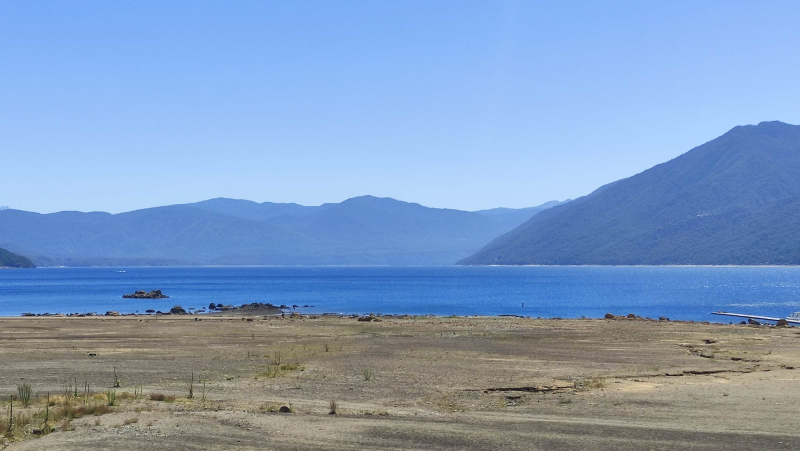
#> input picture docs/footage/wikimedia/lago_caburgua_2022.jpg, 1600 x 901 px (shown at 1/2 size)
$ python generate_assets.py
#> lines starting #> are read from the running program, lines starting #| are printed output that depends on the picture
"""Genera assets visuales para la presentación: composiciones, infografías,
animaciones y la serie larga de precipitación con datos hasta 2025.

Salidas en docs/assets/:
  - antes_despues_lago.jpg          comparación 2019 / 2022 / 2024
  - infografia_atribucion.png       80/20 megasequía vs dique
  - cota_animada.gif                cota del lago año a año
  - precip_larga_1950_2025.png      serie completa con eventos y El Niño/La Niña
  - precip_productos.png            CR2 estaciones vs ERA5 (honestidad de datos)
  - timeline_conflicto.png          línea de tiempo del conflicto

Paleta y estilo consistentes con docs/story.html
"""
from __future__ import annotations
import sys
from pathlib import Path

import matplotlib.pyplot as plt
import matplotlib.font_manager as fm
import numpy as np
import pandas as pd
from PIL import Image, ImageDraw, ImageFont

sys.stdout.reconfigure(encoding="utf-8")

ROOT = Path(__file__).resolve().parents[1]
ASSETS = ROOT / "docs" / "assets"
ASSETS.mkdir(parents=True, exist_ok=True)
DATA = ROOT / "data" / "processed"
FOOTAGE = ROOT / "docs" / "footage"

# Paleta
C_BG = "#0e1a24"
C_PANEL = "#142434"
C_FG = "#e8eef5"
C_MUTED = "#7c8fa1"
C_ACC = "#4aa3df"
C_BAD = "#c0392b"
C_OK = "#27ae60"
C_WARN = "#e6a23c"

plt.rcParams.update({
    "figure.facecolor": C_BG,
    "axes.facecolor": C_BG,
    "savefig.facecolor": C_BG,
    "text.color": C_FG,
    "axes.labelcolor": C_MUTED,
    "xtick.color": C_MUTED,
    "ytick.color": C_MUTED,
    "axes.edgecolor": "#1f3245",
    "font.size": 11,
})


def fuente(size: int) -> ImageFont.FreeTypeFont:
    for name in ("arial.ttf", "Arial.ttf", "DejaVuSans.ttf"):
        try:
            return ImageFont.truetype(name, size)
        except OSError:
            continue
    return ImageFont.load_default()


# ---------- 1. Antes/después triple ----------------------------------------

def antes_despues() -> Path | None:
    specs = [
        (FOOTAGE / "wikimedia" / "caburgua_playa_2019_01.jpg",
         "2019", "Estado normal", "agua hasta la orilla"),
        (FOOTAGE / "wikimedia" / "lago_caburgua_2022.jpg",
         "2022", "Sequia profunda", "300 m de playa expuesta"),
        (FOOTAGE / "prensa" / "terram_2024_recuperacion.jpg",
         "2024", "Recuperacion", "tras El Nino 2023-2024"),
    ]
    target_h = 600
    panels, metas = [], []
    for p, *meta in specs:
        if not p.exists():
            continue
        img = Image.open(p).convert("RGB")
        ratio = target_h / img.height
        img = img.resize((int(img.width * ratio), target_h), Image.Resampling.LANCZOS)
        crop_w = min(img.width, target_h * 4 // 3)
        x = (img.width - crop_w) // 2
        panels.append(img.crop((x, 0, x + crop_w, target_h)))
        metas.append(meta)
    if not panels:
        return None
    pw = panels[0].width
    margin = 16
    canvas = Image.new("RGB", (pw * 3 + margin * 2, target_h + 130), C_BG)
    draw = ImageDraw.Draw(canvas)
    for i, (img, (year, titulo, sub)) in enumerate(zip(panels, metas)):
        x = i * (pw + margin)
        canvas.paste(img, (x, 90))
        draw.rectangle([x, 0, x + pw, 88], fill=C_PANEL)
        draw.text((x + 16, 10), year, fill=C_ACC, font=fuente(40))
        draw.text((x + 135, 22), titulo, fill=C_FG, font=fuente(22))
        draw.text((x + 135, 54), sub, fill=C_MUTED, font=fuente(15))
    draw.text((16, target_h + 100),
              "Fuentes: Wikimedia Commons (CC BY-SA) - Terram",
              fill=C_MUTED, font=fuente(12))
    out = ASSETS / "antes_despues_lago.jpg"
    canvas.save(out, quality=88, optimize=True)
    return out


# ---------- 2. Infografía de atribución ------------------------------------

def infografia_atribucion() -> Path:
    fig, ax = plt.subplots(figsize=(10, 6.5))
    sizes = [80, 20]
    colors = [C_BAD, C_WARN]
    ax.pie(sizes, colors=colors, startangle=90,
           wedgeprops=dict(width=0.35, edgecolor=C_BG, linewidth=3),
           counterclock=False)
    ax.text(0, 0.05, "80 / 20", ha="center", va="center",
            fontsize=42, fontweight="bold", color=C_FG)
    ax.text(0, -0.18, "atribucion estimada", ha="center", va="center",
            fontsize=13, color=C_MUTED)
    ax.text(1.55, 0.55, "MEGASEQUIA", color=C_BAD, fontsize=14, fontweight="bold")
    ax.text(1.55, 0.36, "≈ 80 %", color=C_FG, fontsize=22, fontweight="bold")
    ax.text(1.55, 0.18, "Caida -34% precipitacion\nestacion Lago Caburga (CR2)\n\n"
                        "Cobertura nieve 56% -> 27%",
            color=C_MUTED, fontsize=10, va="top")
    ax.text(1.55, -0.5, "DIQUE TRAFAMPULLI", color=C_WARN, fontsize=14, fontweight="bold")
    ax.text(1.55, -0.69, "≈ 20 %", color=C_FG, fontsize=22, fontweight="bold")
    ax.text(1.55, -0.87, "Aporte historico estimado:\n0.3 m3/s (U. Chile) a\n1-2 m3/s (U. Austral)",
            color=C_MUTED, fontsize=10, va="top")
    fig.suptitle("Que causo el descenso del Lago Caburga?",
                 color=C_FG, fontsize=18, fontweight="bold", y=0.97)
    fig.text(0.5, 0.03, "Modelo de balance hidrico calibrado contra U. Chile 2022 (McPhee et al.)",
             color=C_MUTED, fontsize=9, ha="center")
    ax.set_xlim(-1.3, 3.4)
    ax.set_ylim(-1.3, 1.3)
    ax.axis("off")
    out = ASSETS / "infografia_atribucion.png"
    fig.savefig(out, dpi=140, bbox_inches="tight")
    plt.close(fig)
    return out


# ---------- 3. Serie larga 1950-2025 (Open-Meteo) --------------------------

def precip_larga() -> Path | None:
    f = DATA / "openmeteo_precip_anual.csv"
    if not f.exists():
        return None
    df = pd.read_csv(f, index_col="año")
    cab = df["Lago Caburga"].dropna()

    fig, ax = plt.subplots(figsize=(12, 5.5))
    baseline = cab.loc[:2009].mean()
    colors = [C_BAD if v < baseline else C_ACC for v in cab.values]
    ax.bar(cab.index, cab.values, color=colors, alpha=0.8, width=0.8)
    ax.axhline(baseline, color=C_FG, lw=1, ls="--", alpha=0.6,
               label=f"Promedio 1950-2009 ({baseline:.0f} mm)")

    # Media móvil 5 años
    roll = cab.rolling(5, center=True).mean()
    ax.plot(roll.index, roll.values, color=C_WARN, lw=2.5, label="Media móvil 5 años")

    eventos = [(2007, "Dique"), (2010, "Megasequía"), (2022, "Cae dique"),
               (2023, "El Niño"), (2025, "La Niña")]
    for año, label in eventos:
        if cab.index.min() <= año <= cab.index.max():
            ax.axvline(año, color=C_MUTED, ls=":", alpha=0.5, lw=1)
            ax.text(año, cab.max() * 1.02, label, color=C_MUTED, fontsize=8,
                    ha="center", rotation=0)

    ax.set_title("Precipitación anual Lago Caburga 1950-2025 (Open-Meteo ERA5)",
                 color=C_FG, fontsize=15)
    ax.set_xlabel("Año")
    ax.set_ylabel("Precipitación (mm/año)")
    ax.legend(loc="lower left", fontsize=9, framealpha=0.3)
    ax.grid(axis="y", alpha=0.15)
    fig.tight_layout()
    out = ASSETS / "precip_larga_1950_2025.png"
    fig.savefig(out, dpi=140)
    plt.close(fig)
    return out


# ---------- 4. Comparación de productos de datos (honestidad) --------------

def precip_productos() -> Path | None:
    f_om = DATA / "openmeteo_precip_anual.csv"
    f_cr2 = DATA / "precipitacion_diaria_cuenca.csv"
    if not (f_om.exists() and f_cr2.exists()):
        return None
    om = pd.read_csv(f_om, index_col="año")["Lago Caburga"].dropna()
    cr2_df = pd.read_csv(f_cr2, parse_dates=["fecha"], index_col="fecha")
    cab_col = [c for c in cr2_df.columns if "Caburgua" in c and "Ojos" not in c][0]
    cr2 = cr2_df[cab_col].resample("YE").sum(min_count=330)
    cr2.index = cr2.index.year
    cr2 = cr2.dropna()

    fig, ax = plt.subplots(figsize=(12, 5.5))
    ax.plot(cr2.index, cr2.values, "o-", color=C_ACC, lw=1.8, ms=4,
            label="CR2 estación (medición directa)")
    ax.plot(om.index, om.values, "s-", color=C_WARN, lw=1.8, ms=3, alpha=0.8,
            label="Open-Meteo ERA5 (reanálisis ~25 km)")
    ax.axvline(2010, color=C_BAD, ls="--", alpha=0.5)
    ax.set_title("Dos productos de datos, dos magnitudes — honestidad metodológica",
                 color=C_FG, fontsize=15)
    ax.set_xlabel("Año")
    ax.set_ylabel("Precipitación (mm/año)")
    ax.legend(loc="upper right", fontsize=9, framealpha=0.3)
    ax.grid(alpha=0.15)
    fig.text(0.5, 0.01,
             "La estación CR2 capta el descenso real en altura (-34%); ERA5 lo suaviza (-7%) "
             "por su resolución gruesa. Para terreno de montaña, la estación manda.",
             color=C_MUTED, fontsize=9, ha="center")
    fig.tight_layout(rect=(0, 0.04, 1, 1))
    out = ASSETS / "precip_productos.png"
    fig.savefig(out, dpi=140)
    plt.close(fig)
    return out


# ---------- 5. GIF animado de cota -----------------------------------------

def gif_cota() -> Path:
    import imageio.v3 as iio
    proxy = DATA / "nivel_caburga_proxy_anual.csv"
    if proxy.exists():
        H = pd.read_csv(proxy, index_col=0).iloc[:, 0]
    else:
        años = np.arange(2000, 2021)
        h = 9.6 - 0.234 * (años - 2005)
        H = pd.Series(h, index=años)
    años, cotas = H.index.values, H.values
    eventos = {2007: ("Dique", C_BAD), 2010: ("Megasequia", C_WARN), 2022: ("Dique cae", C_OK)}
    frames = []
    for n in range(1, len(años) + 1):
        fig, ax = plt.subplots(figsize=(10, 5))
        ax.plot(años[:n], cotas[:n], color=C_ACC, lw=2.5)
        ax.fill_between(años[:n], cotas[:n], cotas.min() - 1, alpha=0.2, color=C_ACC)
        ax.scatter(años[n-1], cotas[n-1], s=80, color=C_ACC, zorder=5,
                   edgecolor=C_FG, linewidth=2)
        for ev, (nombre, color) in eventos.items():
            if años[n-1] >= ev:
                ax.axvline(ev, color=color, ls="--", alpha=0.6, lw=1)
                ax.text(ev, cotas.max() + 0.3, nombre, color=color, fontsize=9,
                        ha="center", rotation=90, va="bottom")
        ax.text(0.95, 0.95, str(años[n-1]), transform=ax.transAxes, ha="right",
                va="top", fontsize=32, fontweight="bold", color=C_FG)
        ax.text(0.95, 0.85, f"H = {cotas[n-1]:.1f} m", transform=ax.transAxes,
                ha="right", va="top", fontsize=14, color=C_MUTED)
        ax.set_xlim(años.min() - 0.5, años.max() + 0.5)
        ax.set_ylim(cotas.min() - 1, cotas.max() + 1.5)
        ax.set_xlabel("Año"); ax.set_ylabel("Nivel limnimétrico (m)")
        ax.set_title("Lago Caburga — descenso del nivel 2000-2020", color=C_FG, fontsize=14)
        ax.grid(alpha=0.15)
        fig.tight_layout()
        fig.canvas.draw()
        frames.append(np.array(fig.canvas.renderer.buffer_rgba())[..., :3])
        plt.close(fig)
    frames.extend([frames[-1]] * 8)
    out = ASSETS / "cota_animada.gif"
    iio.imwrite(out, frames, duration=300, loop=0, plugin="pillow")
    return out


if __name__ == "__main__":
    for fn in (antes_despues, infografia_atribucion, precip_larga,
               precip_productos, gif_cota):
        try:
            r = fn()
            print(f"  {fn.__name__}: {r}")
        except Exception as e:
            print(f"  {fn.__name__}: ERROR {e}")
#> this loop made 5 passes
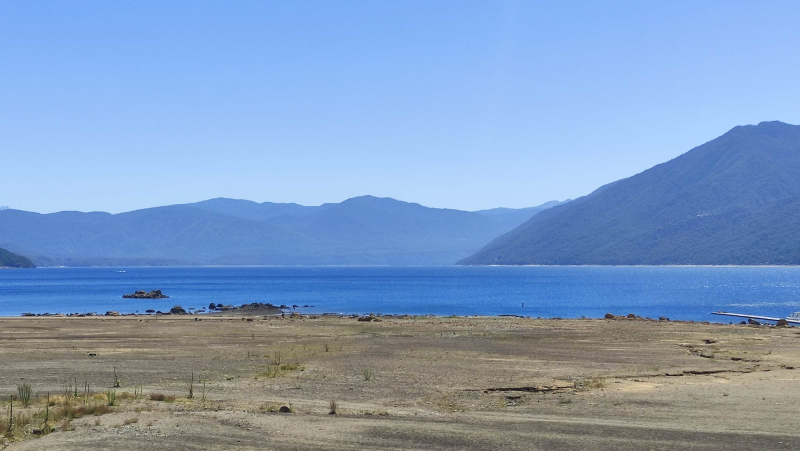
#> input picture docs/footage/wikimedia/lago_caburgua_2022.jpg, 1600 x 901 px (shown at 1/2 size)
#> pass 1, in antes_despues, `img = img.resize((int(img.width * ratio), target_h), Image.Resampling...`:
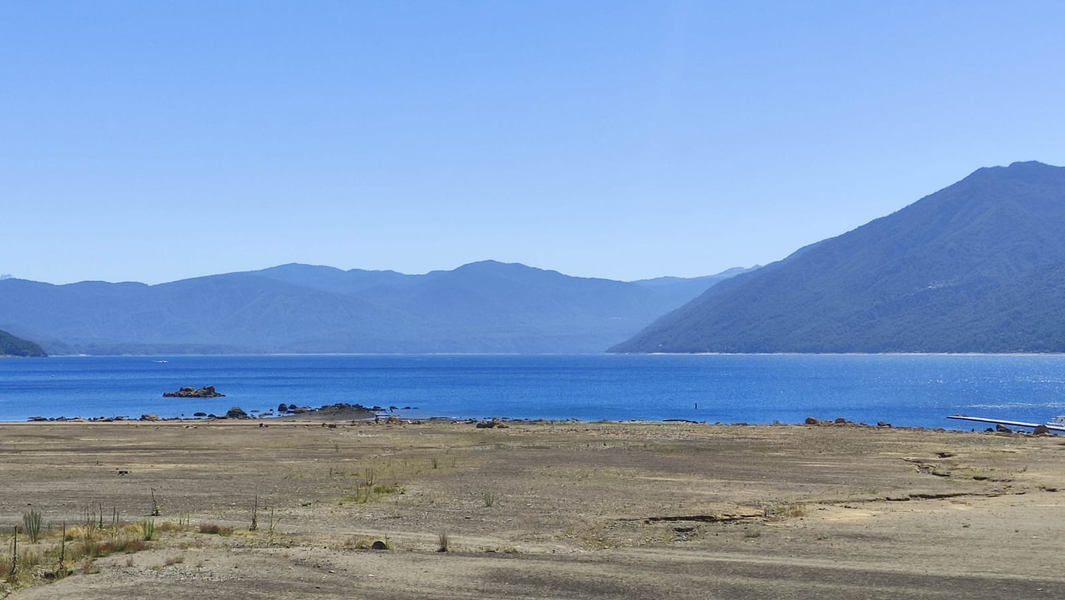
#> img: PIL image 1065x600 RGB; mean R, G, B 128.7, 155.9, 192.5
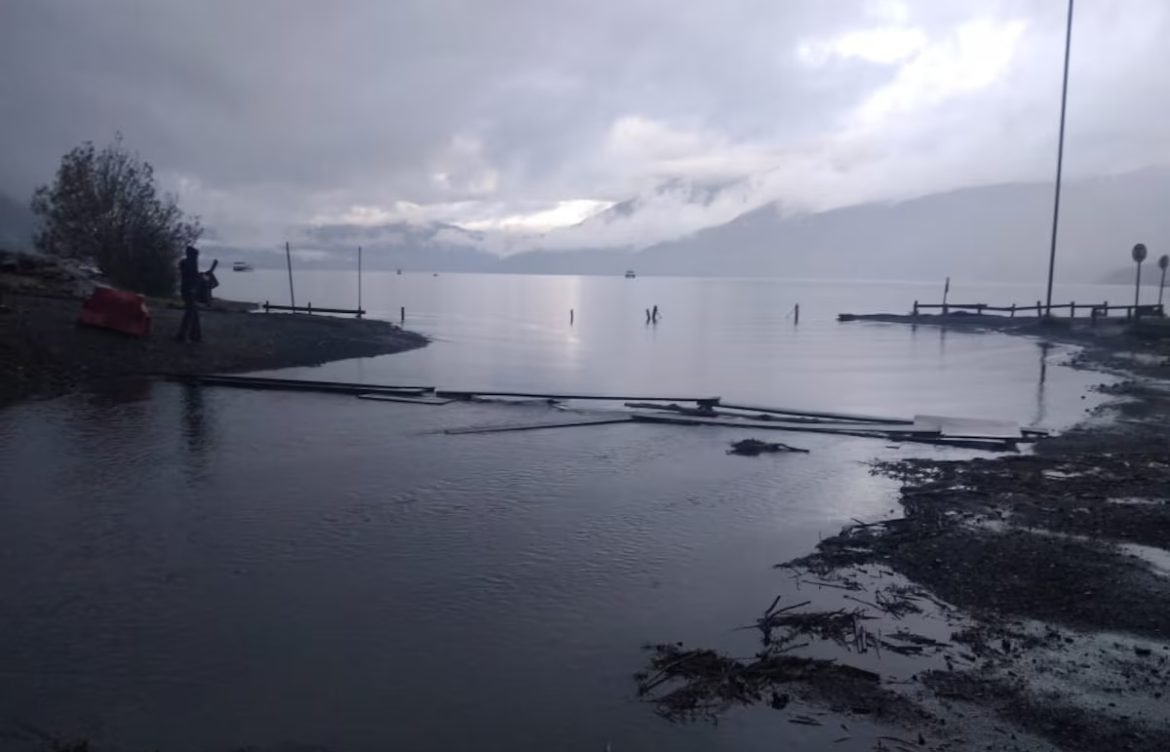
#> input picture docs/footage/prensa/terram_2024_recuperacion.jpg, 1170 x 752 px
#> pass 1, in antes_despues, `canvas = Image.new("RGB", (pw * 3 + margin * 2, target_h + 130), C_BG)`:
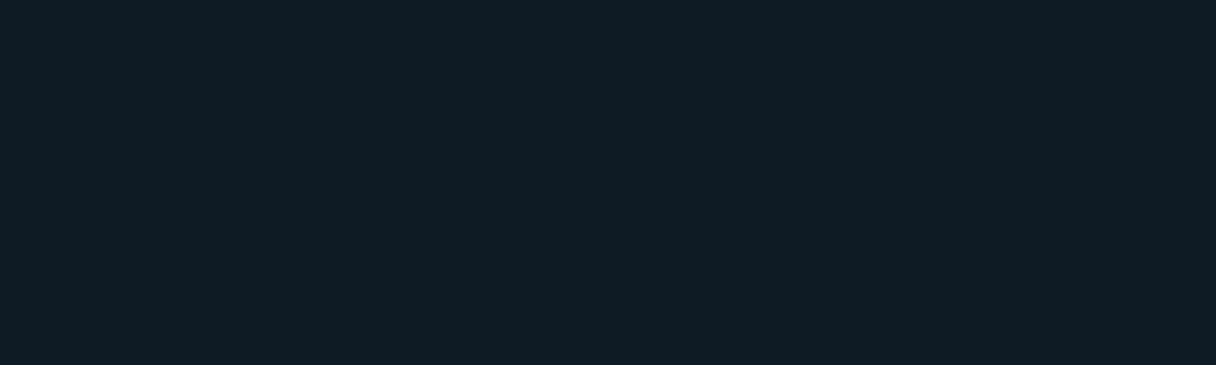
#> canvas: PIL image 2432x730 RGB (shown at 1/2 size); mean R, G, B 14, 26, 36
#> pass 1, in antes_despues, `canvas.save(out, quality=88, optimize=True)`:
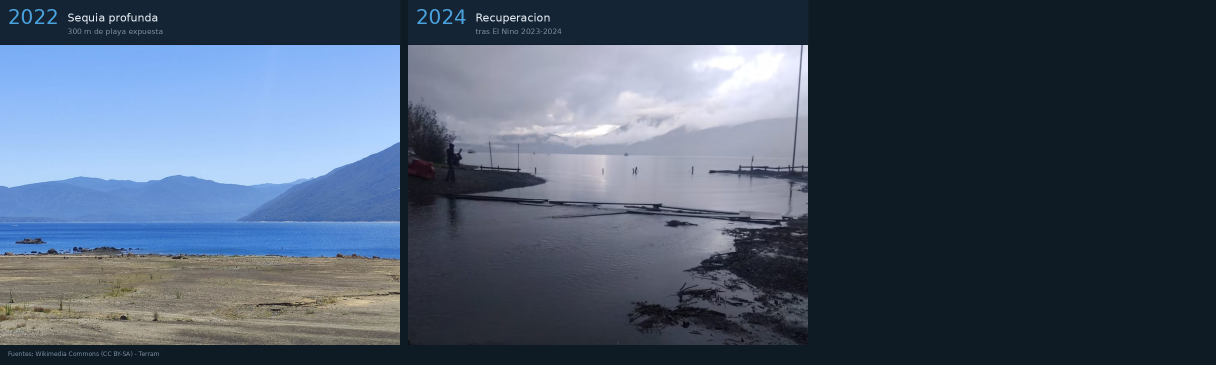
#> saved as antes_despues_lago.jpg: PIL image 2432x730 RGB (shown at 1/2 size); mean R, G, B 73.2, 87.3, 106.2
#> pass 2, in infografia_atribucion, `fig.savefig(out, dpi=140, bbox_inches="tight")`:
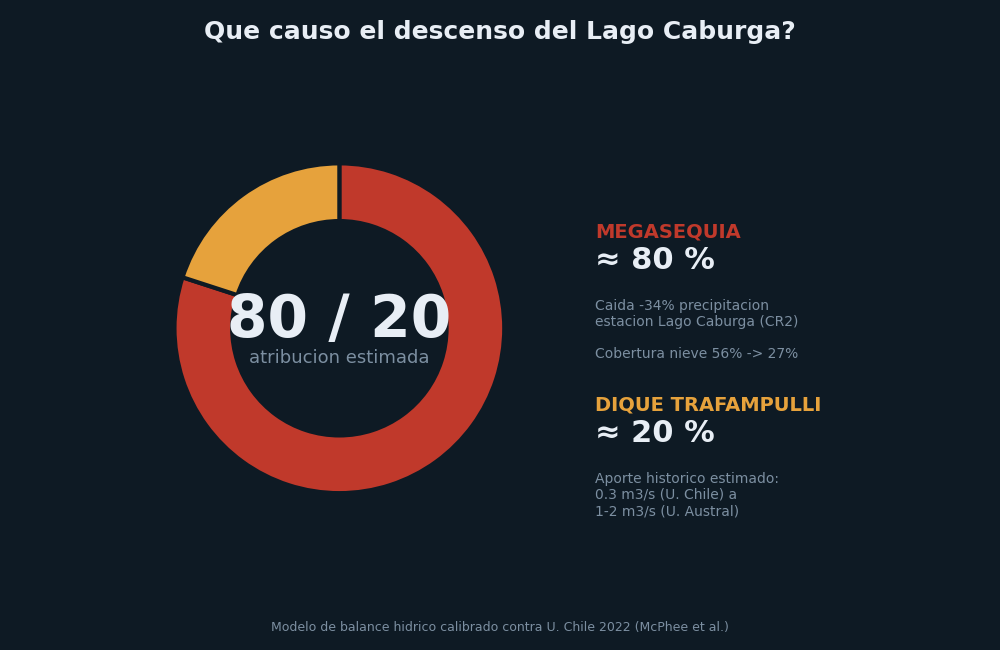
#> figure drawn by matplotlib, 1 panel
